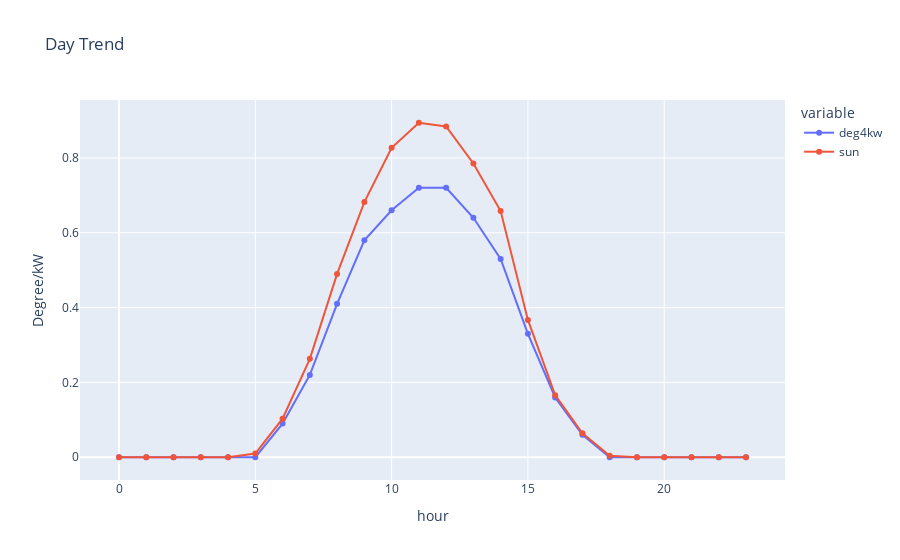

Notebook code for this chart:
### Markdown cell above
- 一次畫二張圖，Y轉的Title就跑掉了

### Code cell
import plotly.express as px
import pandas as pd

df = pd.DataFrame(dict(
    time = data['hour'],
    deg4kw = data['deg4kw'],
    sun = data['sun']
))
fig = px.line(df, x="time", y=["deg4kw", 'sun'], title="Day Trend", markers=True)
fig.update_layout(
    xaxis_title="hour", yaxis_title="Degree/kW"
)

fig.show()

### Figure 1 — Plotly figure (JSON) as saved in the notebook; plotly's stock layout.template omitted (floating-point values rounded to 4 significant figures)
{"data": [{"hovertemplate": "variable=deg4kw<br>time=%{x}<br>value=%{y}<extra></extra>", "legendgroup": "deg4kw", "line": {"color": "#636efa", "dash": "solid"}, "marker": {"symbol": "circle"}, "mode": "lines+markers", "name": "deg4kw", "orientation": "v", "showlegend": true, "type": "scatter", "x": [0, 1, 2, 3, 4, 5, 6, 7, 8, 9, 10, 11, 12, 13, 14, 15, 16, 17, 18, 19, 20, 21, 22, 23], "xaxis": "x", "y": [0, 0, 0, 0, 0, 0, 0.09, 0.22, 0.41, 0.58, 0.66, 0.72, 0.72, 0.64, 0.53, 0.33, 0.16, 0.06, 0, 0, 0, 0, 0, 0], "yaxis": "y"}, {"hovertemplate": "variable=sun<br>time=%{x}<br>value=%{y}<extra></extra>", "legendgroup": "sun", "line": {"color": "#EF553B", "dash": "solid"}, "marker": {"symbol": "circle"}, "mode": "lines+markers", "name": "sun", "orientation": "v", "showlegend": true, "type": "scatter", "x": [0, 1, 2, 3, 4, 5, 6, 7, 8, 9, 10, 11, 12, 13, 14, 15, 16, 17, 18, 19, 20, 21, 22, 23], "xaxis": "x", "y": [0, 0, 0, 0, 0, 0.01, 0.103, 0.263, 0.49, 0.682, 0.827, 0.894, 0.884, 0.785, 0.658, 0.367, 0.166, 0.064, 0.004, 0, 0, 0, 0, 0], "yaxis": "y"}], "layout": {"autosize": true, "dragmode": "zoom", "legend": {"title": {"text": "variable"}, "tracegroupgap": 0}, "title": {"text": "Day Trend"}, "xaxis": {"anchor": "y", "autorange": true, "domain": [0, 1], "range": [-1.502, 24.5], "title": {"text": "hour"}, "type": "linear"}, "yaxis": {"anchor": "x", "autorange": true, "domain": [0, 1], "range": [-0.07378, 0.9678], "title": {"text": "Degree/kW"}, "type": "linear"}}}
